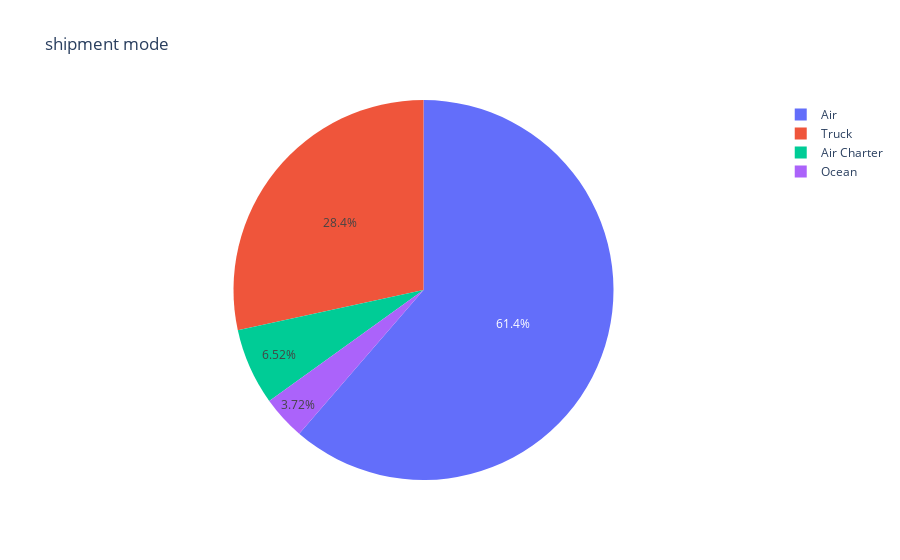

Here is the notebook cell this chart was saved with:
### Code cell
#Percentage Split of shipment mode
ShippingMode = df["shipment mode"].value_counts()
labels = (np.array(ShippingMode.index))
sizes = (np.array((ShippingMode / ShippingMode.sum())*100))

trace = go.Pie(labels=labels, values=sizes)
layout = go.Layout(title="shipment mode")
dat = [trace]
fig = go.Figure(data=dat, layout=layout)
py.iplot(fig, filename="shipment mode")

#Shipment mode and price pack realtionship
plt.subplots(figsize = (18,6))
plt.xticks(rotation = 90)
sn.barplot('shipment mode','pack price', data = df)
plt.show()

#Country and price pack 
plt.subplots(figsize = (18,6))
plt.xticks(rotation = 90)
sn.barplot('country','pack price', data = df)
plt.show()

### Figure 1 — Plotly figure (JSON) as saved in the notebook; plotly's stock layout.template omitted (floating-point values rounded to 4 significant figures)
{"data": [{"labels": ["Air", "Truck", "Air Charter", "Ocean"], "type": "pie", "values": [61.35, 28.4, 6.523, 3.723]}], "layout": {"title": {"text": "shipment mode"}}}
